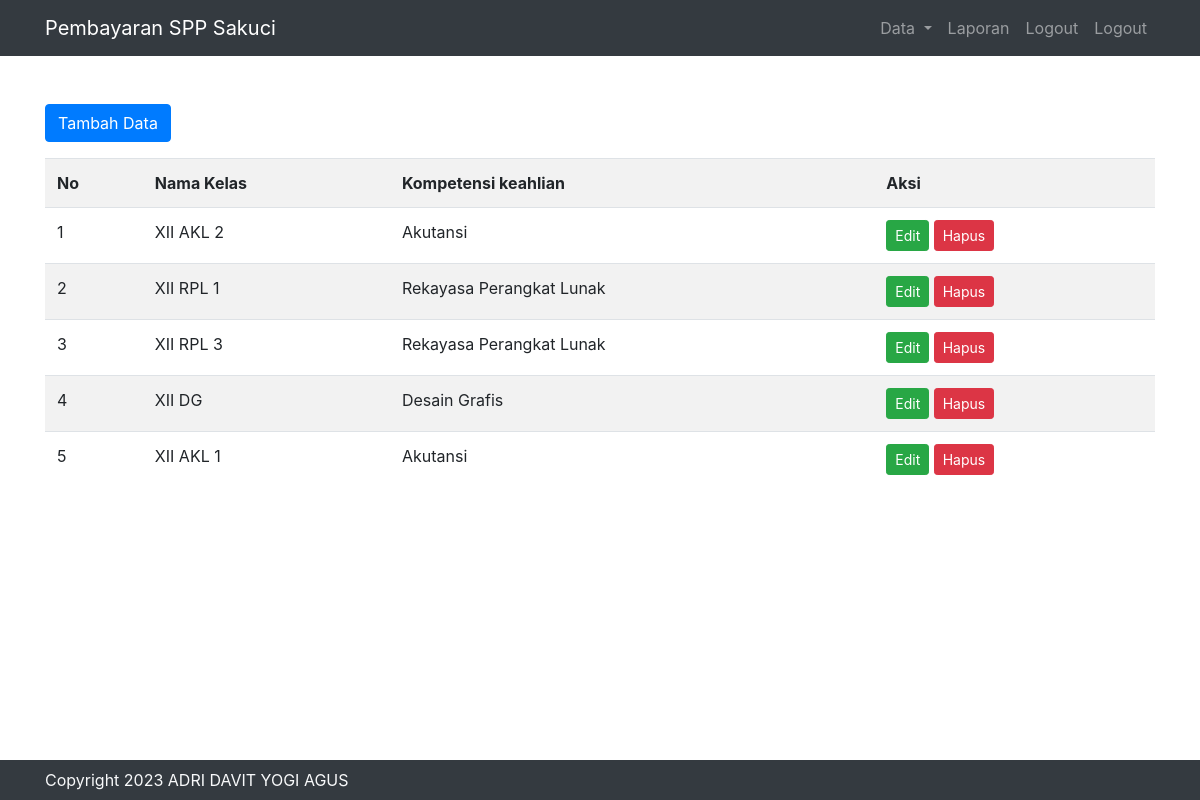
Screenshot of /admin.php?page=datakelas (signed in) with the database file from the repository.
### tables this page shows
CREATE TABLE `kelas` (
  `id_kelas` int(11) UNSIGNED NOT NULL,
  `nama_kelas` varchar(30) DEFAULT NULL,
  `kompetensi_keahlian` varchar(30) DEFAULT NULL
);

### system/fungsi.php (called while the page is built, shortened)
<?php
class Fungsi {
    public function kon(){
        $kon = mysqli_connect('localhost', 'root' , '','spp');
        return $kon;
    }
    public function datakelas(){
        $sql = "SELECT * FROM kelas ORDER BY id_kelas DESC";
        $query = mysqli_query($this->kon(), $sql);
        if(mysqli_num_rows($query) > 0){
            while($d = mysqli_fetch_assoc($query)){
                $select[] = $d;
            }
        }
        else {
            $select = null;
        }
        return $select;
    }
}

### user/datakelas.php (the view)
<div class="container mt-5">
    <a href="admin.php?page=tambahkelas" class="btn btn-primary mb-3">Tambah Data</a>
    <table class="table table-striped table-striped">
        <tr>
            <th>No</th>
            <th>Nama Kelas</th>
            <th>Kompetensi keahlian</th>
            <th>Aksi</th>
        </tr>
        <?php
        $no = 1;
        foreach($fungsi->datakelas() as $d){ ?>
            <tr>
                <td><?= $no++;?></td>
                <td><?= $d ['nama_kelas']; ?></td>
                <td><?= $d ['kompetensi_keahlian']; ?></td>
                <td>
                    <a href="admin.php?page=editkelas&id_kelas=<?= $d['id_kelas'] ?>" class="btn btn-success btn-sm">Edit</a>
                    <a href="admin.php?page=deletekelas&id_kelas=<?= $d['id_kelas'] ?>" class="btn btn-danger btn-sm" onclick="return confirm('Apakan anda yakin menghapus data ini?');">Hapus</a>
                </td>
            </tr>
    <?php    }
        ?>
</table>
</div>

### rows the page displays
kelas: nama_kelas "XII AKL 2", kompetensi_keahlian "Akutansi"
kelas: nama_kelas "XII RPL 1", kompetensi_keahlian "Rekayasa Perangkat Lunak"
kelas: nama_kelas "XII RPL 3", kompetensi_keahlian "Rekayasa Perangkat Lunak"
kelas: nama_kelas "XII DG", kompetensi_keahlian "Desain Grafis"
kelas: nama_kelas "XII AKL 1", kompetensi_keahlian "Akutansi"
